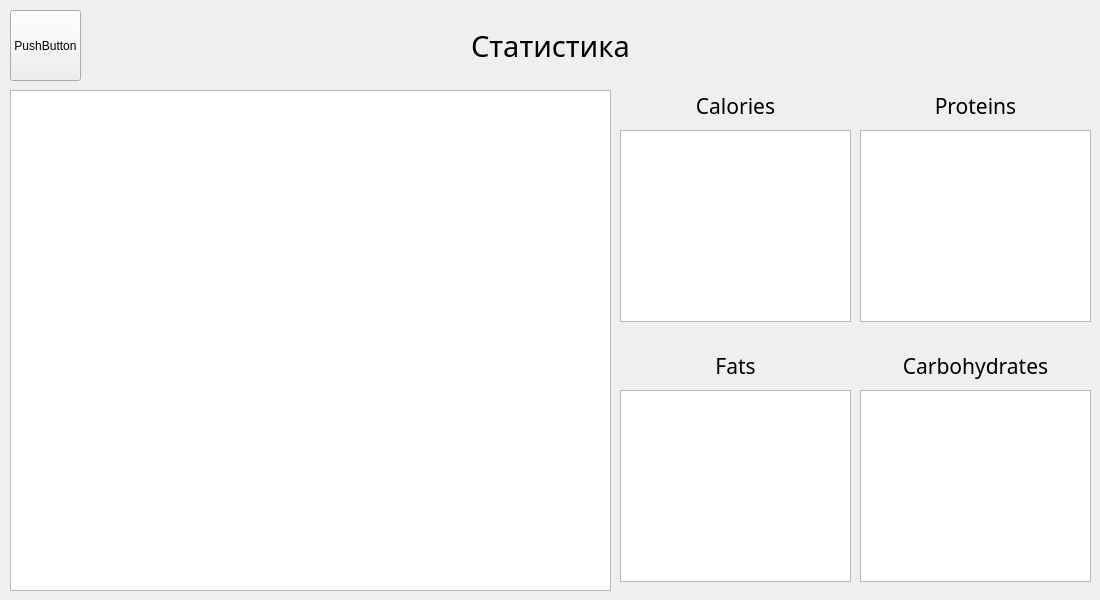
<?xml version="1.0" encoding="UTF-8"?>
<ui version="4.0">
 <class>Form</class>
 <widget class="QWidget" name="Form">
  <property name="geometry">
   <rect>
    <x>0</x>
    <y>0</y>
    <width>1100</width>
    <height>600</height>
   </rect>
  </property>
  <property name="windowTitle">
   <string>Form</string>
  </property>
  <widget class="QListWidget" name="listWidget">
   <property name="geometry">
    <rect>
     <x>10</x>
     <y>90</y>
     <width>601</width>
     <height>501</height>
    </rect>
   </property>
  </widget>
  <widget class="QPushButton" name="pushButton">
   <property name="geometry">
    <rect>
     <x>10</x>
     <y>10</y>
     <width>71</width>
     <height>71</height>
    </rect>
   </property>
   <property name="cursor">
    <cursorShape>PointingHandCursor</cursorShape>
   </property>
   <property name="text">
    <string>PushButton</string>
   </property>
  </widget>
  <widget class="QLabel" name="label">
   <property name="geometry">
    <rect>
     <x>80</x>
     <y>10</y>
     <width>941</width>
     <height>71</height>
    </rect>
   </property>
   <property name="font">
    <font>
     <family>Enigmatic Unicode</family>
     <pointsize>22</pointsize>
    </font>
   </property>
   <property name="text">
    <string>Статистика</string>
   </property>
   <property name="alignment">
    <set>Qt::AlignCenter</set>
   </property>
  </widget>
  <widget class="QGraphicsView" name="graphicsView">
   <property name="geometry">
    <rect>
     <x>620</x>
     <y>130</y>
     <width>231</width>
     <height>192</height>
    </rect>
   </property>
  </widget>
  <widget class="QGraphicsView" name="graphicsView_2">
   <property name="geometry">
    <rect>
     <x>860</x>
     <y>130</y>
     <width>231</width>
     <height>192</height>
    </rect>
   </property>
  </widget>
  <widget class="QGraphicsView" name="graphicsView_3">
   <property name="geometry">
    <rect>
     <x>620</x>
     <y>390</y>
     <width>231</width>
     <height>192</height>
    </rect>
   </property>
  </widget>
  <widget class="QGraphicsView" name="graphicsView_4">
   <property name="geometry">
    <rect>
     <x>860</x>
     <y>390</y>
     <width>231</width>
     <height>192</height>
    </rect>
   </property>
  </widget>
  <widget class="QLabel" name="label_2">
   <property name="geometry">
    <rect>
     <x>620</x>
     <y>90</y>
     <width>231</width>
     <height>31</height>
    </rect>
   </property>
   <property name="font">
    <font>
     <family>Enigmatic Unicode</family>
     <pointsize>16</pointsize>
    </font>
   </property>
   <property name="text">
    <string>Calories</string>
   </property>
   <property name="alignment">
    <set>Qt::AlignCenter</set>
   </property>
  </widget>
  <widget class="QLabel" name="label_3">
   <property name="geometry">
    <rect>
     <x>860</x>
     <y>90</y>
     <width>231</width>
     <height>31</height>
    </rect>
   </property>
   <property name="font">
    <font>
     <family>Enigmatic Unicode</family>
     <pointsize>16</pointsize>
    </font>
   </property>
   <property name="text">
    <string>Proteins</string>
   </property>
   <property name="alignment">
    <set>Qt::AlignCenter</set>
   </property>
  </widget>
  <widget class="QLabel" name="label_4">
   <property name="geometry">
    <rect>
     <x>860</x>
     <y>350</y>
     <width>231</width>
     <height>31</height>
    </rect>
   </property>
   <property name="font">
    <font>
     <family>Enigmatic Unicode</family>
     <pointsize>16</pointsize>
    </font>
   </property>
   <property name="text">
    <string>Carbohydrates</string>
   </property>
   <property name="alignment">
    <set>Qt::AlignCenter</set>
   </property>
  </widget>
  <widget class="QLabel" name="label_5">
   <property name="geometry">
    <rect>
     <x>620</x>
     <y>350</y>
     <width>231</width>
     <height>31</height>
    </rect>
   </property>
   <property name="font">
    <font>
     <family>Enigmatic Unicode</family>
     <pointsize>16</pointsize>
    </font>
   </property>
   <property name="text">
    <string>Fats</string>
   </property>
   <property name="alignment">
    <set>Qt::AlignCenter</set>
   </property>
  </widget>
 </widget>
 <resources/>
 <connections/>
</ui>
